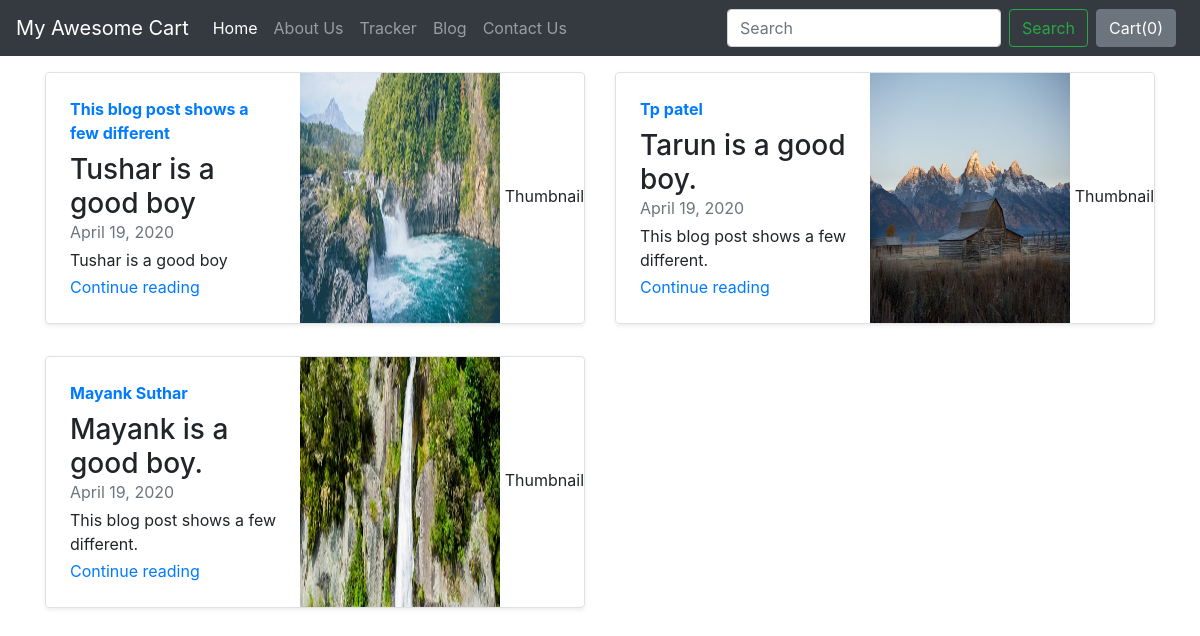
Screenshot of /blog/ with the database file from the repository.
### blog/models.py (models this page shows, shortened)
class Blogpost(models.Model):
    post_id = models.AutoField(primary_key=True)
    title = models.CharField(max_length=50)
    head0 = models.CharField(max_length=500, default="")
    chead0 = models.CharField(max_length=5000, default="")
    head1 = models.CharField(max_length=500, default="")
    chead1= models.CharField(max_length=5000, default="")
    head2 = models.CharField(max_length=500, default="")
    chead2= models.CharField(max_length=5000, default="")
    pub_date = models.DateField()
    thubnail = models.ImageField(upload_to='shop/images', default="")

### blog/views.py (the view)
# urls.py: path('' , views.index, name="blogHome"),
def index(request):
    myposts = Blogpost.objects.all()
    return render(request, 'blog/index.html',{'myposts' : myposts})

### blog/templates/blog/index.html (shortened to what this page needs)
{% extends 'blog/base.html/' %}
{% block body %}
  <div class="container mt-3">
    <div class="row my-2">
    {% for item in myposts %}
      <div class="col-md-6">
        <div class="row no-gutters border rounded overflow-hidden flex-md-row mb-4 shadow-sm h-md-250 position-relative">
          <div class="col p-4 d-flex flex-column position-static">
            <strong class="d-inline-block mb-2 text-primary">{{item.head0}}</strong>
            <h3 class="mb-0">{{item.title}}</h3>
            <div class="mb-1 text-muted">{{item.pub_date}}</div>
            <p class="card-text mb-auto">{{item.chead0}}</p>
            <a href="blogpost/{{item.post_id}}" class="stretched-link">Continue reading</a>
          </div>
          <div class="col-auto d-none d-lg-block">
            <img  src="/media/{{item.thubnail}}" class="bd-placeholder-img" width="200" height="250" xmlns="http://www.w3.org/2000/svg"
              preserveAspectRatio="xMidYMid slice" focusable="false" role="img" aria-label="Placeholder: Thumbnail">
              <rect width="100%" height="100%" fill="#55595c"></rect><text x="50%" y="50%" fill="#eceeef"
                dy=".3em">Thumbnail</text>
          </div>
        </div>
      </div>
      {% if  forloop.counter|divisibleby:2 %}
    </div>  <div class="row my-2">
      {% endif %}
    {% endfor %}
  </div>
{% endblock body %}

### rows the page displays
Blogpost: head0 "This blog post shows a few different", title "Tushar is a good boy", pub_date "April 19, 2020", chead0 "Tushar is a good boy", thubnail (picture)
Blogpost: head0 "Tp patel", title "Tarun is a good boy.", pub_date "April 19, 2020", chead0 "This blog post shows a few different.", thubnail (picture)
Blogpost: head0 "Mayank Suthar", title "Mayank is a good boy.", pub_date "April 19, 2020", chead0 "This blog post shows a few different.", thubnail (picture)
